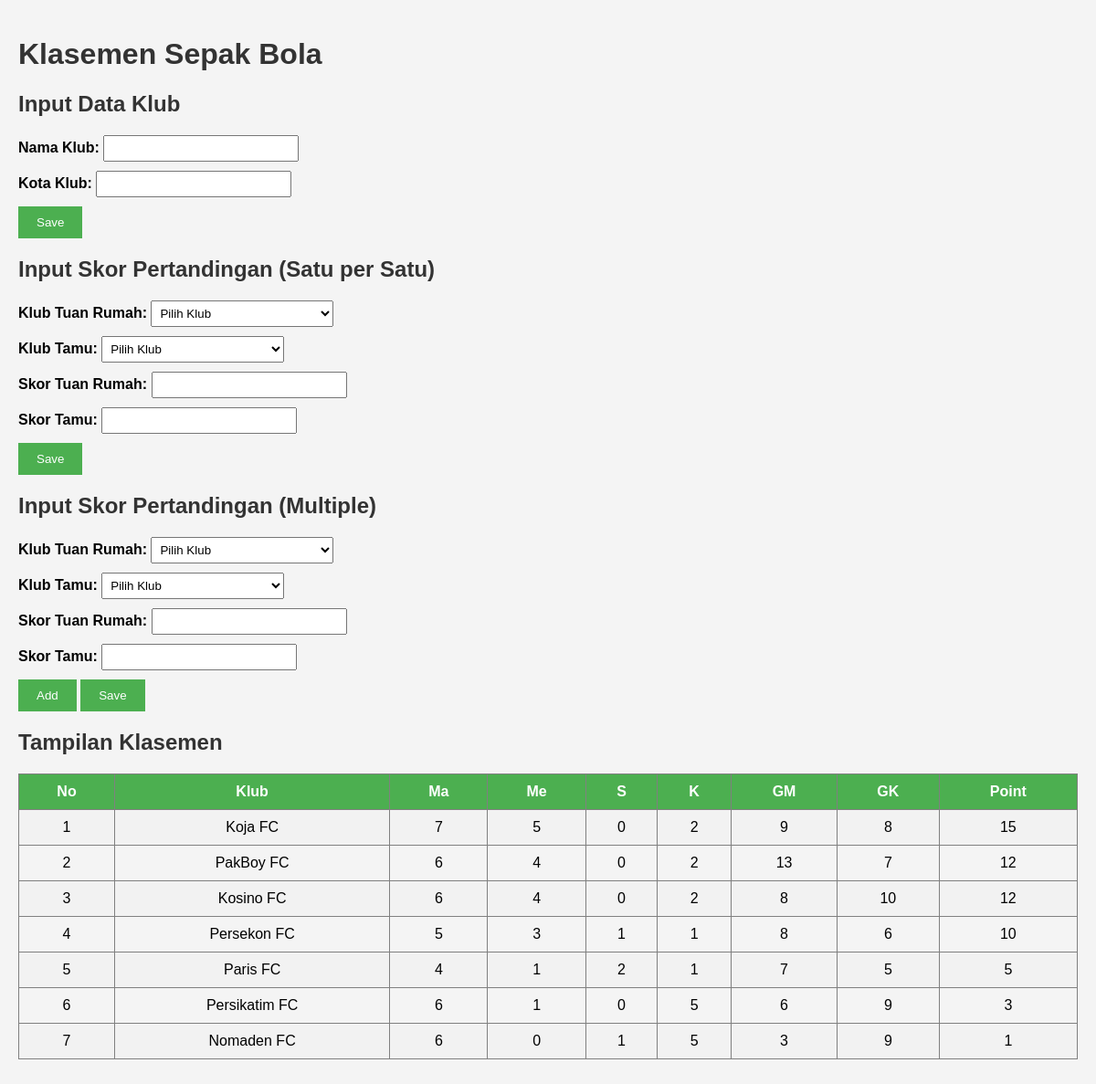
The page / on the database its author committed.
### tables this page shows
CREATE TABLE `matches` (
  `id` int(11) NOT NULL,
  `home_club_id` int(11) NOT NULL,
  `away_club_id` int(11) NOT NULL,
  `home_goals` int(11) NOT NULL,
  `away_goals` int(11) NOT NULL
);

CREATE TABLE `clubs` (
  `id` int(11) NOT NULL,
  `name` varchar(100) NOT NULL,
  `city` varchar(100) NOT NULL
);

### index.php (the view, shortened to what this page needs)
<!DOCTYPE html>
<html>
<head>
    <link rel="stylesheet" type="text/css" href="style.css">
</head>
<body>
    <h1>Klasemen Sepak Bola</h1>
    <?php
    require_once 'functions.php';
    ?>
    <h2>Input Data Klub</h2>
    <form action="" method="POST">
        <label for="name">Nama Klub:</label>
        <input type="text" id="name" name="name" required>
        <br>
        <label for="city">Kota Klub:</label>
        <input type="text" id="city" name="city" required>
        <br>
        <input type="submit" name="add_club" value="Save">
    </form>
    <h2>Input Skor Pertandingan (Satu per Satu)</h2>
    <form action="" method="POST">
        <label for="home_club">Klub Tuan Rumah:</label>
        <select name="home_club" id="home_club" required>
            <option value="">Pilih Klub</option>
            <?php
            $clubs = getClubs();
            ?>
        </select>
        <br>
        <label for="away_club">Klub Tamu:</label>
        <select name="away_club" id="away_club" required>
            <option value="">Pilih Klub</option>
        </select>
        <br>
        <label for="home_goals">Skor Tuan Rumah:</label>
        <input type="number" id="home_goals" name="home_goals" required>
        <br>
        <label for="away_goals">Skor Tamu:</label>
        <input type="number" id="away_goals" name="away_goals" required>
        <br>
        <input type="submit" name="add_single_match" value="Save">
    </form>
    <h2>Input Skor Pertandingan (Multiple)</h2>
    <form action="" method="POST">
        <div id="match_container">
            <div class="match">
                <label for="home_club[]">Klub Tuan Rumah:</label>
                <select name="home_club[]" required>
                    <option value="">Pilih Klub</option>
                </select>
                <br>
                <label for="away_club[]">Klub Tamu:</label>
                <select name="away_club[]" required>
                    <option value="">Pilih Klub</option>
                </select>
                <br>
                <label for="home_goals[]">Skor Tuan Rumah:</label>
                <input type="number" name="home_goals[]" required>
                <br>
                <label for="away_goals[]">Skor Tamu:</label>
                <input type="number" name="away_goals[]" required>
                <br>
            </div>
        </div>
        <button type="button" onclick="addMatch()">Add</button>
        <input type="submit" name="add_multiple_match" value="Save">
    </form>
    <h2>Tampilan Klasemen</h2>
    <?php showStandings(); ?>
</body>
</html>

### functions.php (shortened to what this page needs)
<?php
function getClubs() {
    $connection = connectDatabase();
    $query = "SELECT * FROM clubs";
    $result = mysqli_query($connection, $query);
    $clubs = array();
    while ($row = mysqli_fetch_assoc($result)) {
        $clubs[] = $row;
    }
    return $clubs;
}
function getMatches()
{
    $connection = connectDatabase();
    $query = "SELECT matches.*, home_club.name AS home_club_name, away_club.name AS away_club_name FROM matches
              INNER JOIN clubs AS home_club ON matches.home_club_id = home_club.id
              INNER JOIN clubs AS away_club ON matches.away_club_id = away_club.id";
    $result = mysqli_query($connection, $query);
    $matches = array();
    while ($row = mysqli_fetch_assoc($result)) {
        $match = array(
            'id' => $row['id'],
            'home_club_id' => $row['home_club_id'],
            'away_club_id' => $row['away_club_id'],
            'home_club_name' => $row['home_club_name'],
            'away_club_name' => $row['away_club_name'],
            'home_goals' => $row['home_goals'],
            'away_goals' => $row['away_goals']
        );
        $matches[] = $match;
    }
    return $matches;
}
function calculateStandings() {
    $clubs = getClubs();
    $matches = getMatches();
    $standings = array();
    foreach ($clubs as $club) {
        $standings[$club['id']] = array(
            'id' => $club['id'],
            'name' => $club['name'],
            'matches_played' => 0,
            'matches_won' => 0,
            'matches_drawn' => 0,
            'matches_lost' => 0,
            'goals_for' => 0,
            'goals_against' => 0,
            'points' => 0
        );
    }
    foreach ($matches as $match) {
        $homeClubId = $match['home_club_id'];
        $awayClubId = $match['away_club_id'];
        $homeGoals = $match['home_goals'];
        $awayGoals = $match['away_goals'];
        $standings[$homeClubId]['matches_played']++;
        $standings[$awayClubId]['matches_played']++;
        $standings[$homeClubId]['goals_for'] += $homeGoals;
        $standings[$homeClubId]['goals_against'] += $awayGoals;
        $standings[$awayClubId]['goals_for'] += $awayGoals;
        $standings[$awayClubId]['goals_against'] += $homeGoals;
        if ($homeGoals > $awayGoals) {
            $standings[$homeClubId]['matches_won']++;
            $standings[$homeClubId]['points'] += 3;
            $standings[$awayClubId]['matches_lost']++;
        } elseif ($homeGoals < $awayGoals) {
            $standings[$homeClubId]['matches_lost']++;
            $standings[$awayClubId]['matches_won']++;
            $standings[$awayClubId]['points'] += 3;
        } else {
            $standings[$homeClubId]['matches_drawn']++;
            $standings[$homeClubId]['points'] += 1;
            $standings[$awayClubId]['matches_drawn']++;
            $standings[$awayClubId]['points'] += 1;
        }
    }
    usort($standings, function($a, $b) {
        if ($a['points'] === $b['points']) {
            $a_goal_difference = $a['goals_for'] - $a['goals_against'];
            $b_goal_difference = $b['goals_for'] - $b['goals_against'];
            if ($a_goal_difference === $b_goal_difference) {
                return $b['goals_for'] - $a['goals_for'];
            }
            return $b_goal_difference - $a_goal_difference;
        }
        return $b['points'] - $a['points'];
    });
    return $standings;
}
function showStandings() {
    $standings = calculateStandings();
    echo '
    <table border="1">
        <tr>
            <th>No</th>
            <th>Klub</th>
            <th>Ma</th>
            <th>Me</th>
            <th>S</th>
            <th>K</th>
            <th>GM</th>
            <th>GK</th>
            <th>Point</th>
        </tr>';
    $no = 1;
    foreach ($standings as $club) {
        echo '
        <tr>
            <td>'.$no.'</td>
            <td>'.$club['name'].'</td>
            <td>'.$club['matches_played'].'</td>
            <td>'.$club['matches_won'].'</td>
            <td>'.$club['matches_drawn'].'</td>
            <td>'.$club['matches_lost'].'</td>
            <td>'.$club['goals_for'].'</td>
            <td>'.$club['goals_against'].'</td>
            <td>'.$club['points'].'</td>
        </tr>';
        $no++;
    }
    echo '</table>';
}
?>

### style.css (style rules this page uses)
body { font-family: Arial, sans-serif; background-color: #f4f4f4; margin: 0; padding: 20px; }
h1, h2 { color: #333; }
form { margin-bottom: 20px; }
label { font-weight: bold; }
input[type="text"], input[type="number"], select { padding: 5px; width: 200px; margin-bottom: 10px; }
input[type="submit"], button { padding: 10px 20px; background-color: #4CAF50; color: white; border: none; cursor: pointer; }
table { border-collapse: collapse; width: 100%; margin-bottom: 20px; }
table th, table td { padding: 10px; text-align: center; }
table th { background-color: #4CAF50; color: white; }
table tr:nth-child(even) { background-color: #f2f2f2; }

### rows shown on the page
matches: away_club.name "Kosino FC", matches_played "6", matches_won "4", away_goals "0", matches_lost "2", goals_for "8", goals_against "10", points "12"
matches: away_club.name "Paris FC", matches_played "4", matches_won "1", matches_drawn "2", matches_lost "1", away_club "7", id "5"
matches: home_club.name "Persikatim FC", matches_played "6", away_goals "1", home_goals "0", matches_lost "5", goals_for "6", goals_against "9", id "3"

### other values the page prints
$club['name'] "Koja FC"
$club['matches_played'] "7"
$club['matches_won'] "5"
$club['matches_drawn'] "0"
$club['matches_lost'] "2"
$club['goals_for'] "9"
$club['goals_against'] "8"
$club['points'] "15"
$club['name'] "PakBoy FC"
$club['matches_played'] "6"
$club['matches_won'] "4"
$club['goals_for'] "13"
$club['goals_against'] "7"
$club['points'] "12"
$club['name'] "Persekon FC"
